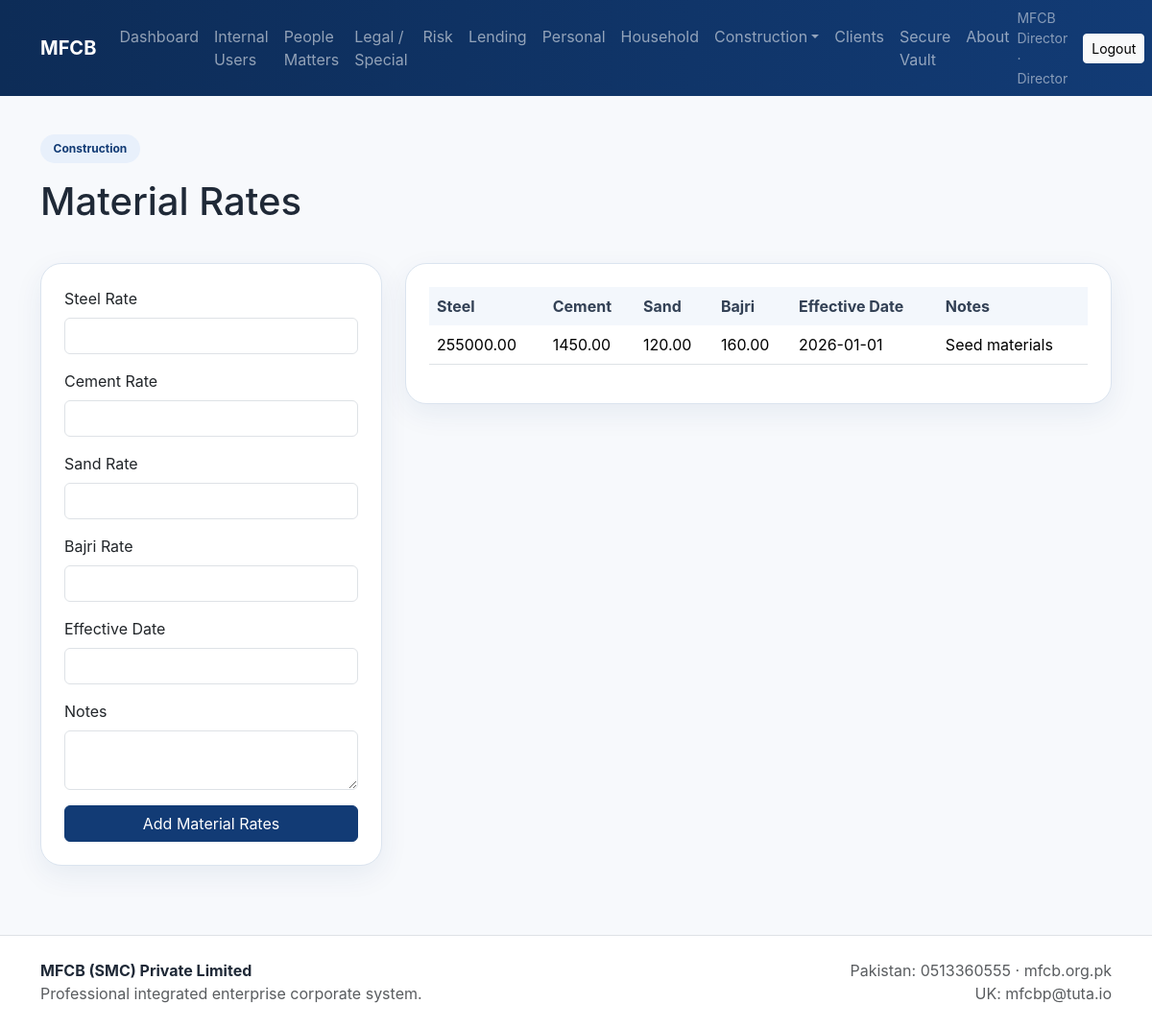
The page /material-rates (signed in) on the database its author committed.
### app.py (models this page shows, shortened)
class User(db.Model):
    id = db.Column(db.Integer, primary_key=True)
    full_name = db.Column(db.String(150), nullable=False)
    username = db.Column(db.String(80), unique=True, nullable=False, index=True)
    password_hash = db.Column(db.String(255), nullable=False)
    role = db.Column(db.String(30), nullable=False)
    is_active = db.Column(db.Boolean, default=True)
    client_profile_id = db.Column(db.Integer, db.ForeignKey("client_profile.id"), nullable=True)
    client_profile = db.relationship("ClientProfile", foreign_keys=[client_profile_id], backref="account_user", uselist=False)

class MaterialRate(db.Model):
    id = db.Column(db.Integer, primary_key=True)
    steel_rate = db.Column(db.Numeric(12,2), default=0)
    cement_rate = db.Column(db.Numeric(12,2), default=0)
    sand_rate = db.Column(db.Numeric(12,2), default=0)
    bajri_rate = db.Column(db.Numeric(12,2), default=0)
    effective_date = db.Column(db.String(30), default="")
    notes = db.Column(db.Text, default="")

### app.py (the view, shortened to what this page needs)
@app.route("/material-rates", methods=["GET", "POST"])
@login_required
def material_rates():
    user = current_user()
    if user.role not in ["director", "manager", "operator"]:
        abort(403)
    rates = MaterialRate.query.order_by(MaterialRate.id.desc()).all()
    return render_template("shared/material_rates.html", rates=rates)

### app.py (called while the page is built)
def current_user():
    uid = session.get("user_id")
    if not uid:
        return None
    return User.query.get(uid)

@app.context_processor
def inject_globals():
    return {"current_user": current_user(), "MODULES": MODULES, "decimal_to_str": decimal_to_str, "attribute": getattr}

def login_required(fn):
    from functools import wraps
    @wraps(fn)
    def wrapper(*args, **kwargs):
        if not current_user():
            flash("Please sign in first.", "danger")
            return redirect(url_for("access_portal"))
        return fn(*args, **kwargs)
    return wrapper

### templates/shared/material_rates.html (shortened to what this page needs)
{% extends 'base.html' %}
{% block content %}
<section class="container">
  <div class="page-header"><span class="badge badge-soft">Construction</span><h1 class="mt-3">Material Rates</h1></div>
  <div class="row g-4">
    <div class="col-lg-4">
      <div class="card soft-card"><div class="card-body">
        <form method="post" class="row g-3">
          {% for f in ['steel_rate','cement_rate','sand_rate','bajri_rate'] %}
          <div class="col-12"><label class="form-label">{{ f|replace('_', ' ')|title }}</label><input name="{{ f }}" type="number" step="0.01" class="form-control"></div>
          {% endfor %}
          <div class="col-12"><label class="form-label">Effective Date</label><input name="effective_date" class="form-control"></div>
          <div class="col-12"><label class="form-label">Notes</label><textarea name="notes" class="form-control"></textarea></div>
          <div class="col-12 d-grid"><button class="btn btn-primary">Add Material Rates</button></div>
        </form>
      </div></div>
    </div>
    <div class="col-lg-8">
      <div class="card soft-card"><div class="card-body table-responsive">
        <table class="table"><thead><tr><th>Steel</th><th>Cement</th><th>Sand</th><th>Bajri</th><th>Effective Date</th><th>Notes</th></tr></thead>
        <tbody>{% for r in rates %}<tr><td>{{ r.steel_rate }}</td><td>{{ r.cement_rate }}</td><td>{{ r.sand_rate }}</td><td>{{ r.bajri_rate }}</td><td>{{ r.effective_date }}</td><td>{{ r.notes }}</td></tr>{% endfor %}</tbody></table>
      </div></div>
    </div>
  </div>
</section>
{% endblock %}

### templates/base.html (shortened to what this page needs)
<!doctype html>
<html lang="en">
<head>
  <link href="https://cdn.jsdelivr.net/npm/bootstrap@5.3.3/dist/css/bootstrap.min.css" rel="stylesheet">
  <link href="{{ url_for('static', filename='css/style.css') }}" rel="stylesheet">
</head>
<body>
<nav class="navbar navbar-expand-lg navbar-dark mfcb-nav sticky-top">
  <div class="container">
    <a class="navbar-brand fw-bold" href="{{ url_for('home') }}">MFCB</a>
    <div class="collapse navbar-collapse" id="navbarsExample">
      {% if not current_user %}
      <ul class="navbar-nav me-auto mb-2 mb-lg-0">
        <li class="nav-item"><a class="nav-link" href="{{ url_for('home') }}">Home</a></li>
        <li class="nav-item"><a class="nav-link" href="{{ url_for('about') }}">About</a></li>
        <li class="nav-item"><a class="nav-link" href="{{ url_for('pakistan_real_estate') }}">Pakistan Real Estate</a></li>
        <li class="nav-item"><a class="nav-link" href="{{ url_for('pakistan_construction') }}">Pakistan Construction</a></li>
        <li class="nav-item"><a class="nav-link" href="{{ url_for('uk_real_estate_construction') }}">UK Real Estate & Construction</a></li>
        <li class="nav-item"><a class="nav-link" href="{{ url_for('projects') }}">Projects</a></li>
        <li class="nav-item"><a class="nav-link" href="{{ url_for('contact') }}">Contact</a></li>
        <li class="nav-item"><a class="nav-link" href="{{ url_for('access_portal') }}">Access Portal</a></li>
      </ul>
      {% else %}
      <ul class="navbar-nav me-auto mb-2 mb-lg-0">
        {% if current_user.role == 'director' %}
          <li class="nav-item"><a class="nav-link" href="{{ url_for('dashboard') }}">Dashboard</a></li>
          <li class="nav-item"><a class="nav-link" href="{{ url_for('internal_users') }}">Internal Users</a></li>
          <li class="nav-item"><a class="nav-link" href="{{ url_for('module_list', module_key='people') }}">People Matters</a></li>
          <li class="nav-item"><a class="nav-link" href="{{ url_for('module_list', module_key='legal') }}">Legal / Special</a></li>
          <li class="nav-item"><a class="nav-link" href="{{ url_for('module_list', module_key='risk') }}">Risk</a></li>
          <li class="nav-item"><a class="nav-link" href="{{ url_for('module_list', module_key='lending') }}">Lending</a></li>
          <li class="nav-item"><a class="nav-link" href="{{ url_for('module_list', module_key='personal') }}">Personal</a></li>
          <li class="nav-item"><a class="nav-link" href="{{ url_for('module_list', module_key='household') }}">Household</a></li>
          <li class="nav-item dropdown">
            <a class="nav-link dropdown-toggle" href="#" data-bs-toggle="dropdown">Construction</a>
          </li>
          <li class="nav-item"><a class="nav-link" href="{{ url_for('clients') }}">Clients</a></li>
          <li class="nav-item"><a class="nav-link" href="{{ url_for('secure_vault') }}">Secure Vault</a></li>
          <li class="nav-item"><a class="nav-link" href="{{ url_for('about_internal') }}">About</a></li>
        {% elif current_user.role == 'client' %}
          <li class="nav-item"><a class="nav-link" href="{{ url_for('client_portal') }}">Portal</a></li>
          <li class="nav-item"><a class="nav-link" href="{{ url_for('about_internal') }}">About</a></li>
        {% endif %}
      </ul>
      <div class="d-flex align-items-center gap-3">
        <span class="small text-white-50">{{ current_user.full_name }} · {{ current_user.role|title }}</span>
        <a class="btn btn-light btn-sm" href="{{ url_for('logout') }}">Logout</a>
      </div>
      {% endif %}
    </div>
  </div>
</nav>
<main class="py-4">
  {% block content %}{% endblock %}
</main>
<footer class="border-top py-4 mt-5 bg-white">
  <div class="container d-flex justify-content-between flex-wrap gap-2">
    <div>
      <strong>MFCB (SMC) Private Limited</strong><br>
      <span class="text-muted">Professional integrated enterprise corporate system.</span>
    </div>
    <div class="text-muted text-end">
      Pakistan: 0513360555 · mfcb.org.pk<br>
      UK: mfcbp@tuta.io
    </div>
  </div>
</footer>
</body>
</html>

### static/css/style.css (style rules this page uses)
:root { --mfcb-blue:#123b75; --mfcb-blue-dark:#0d2c57; --mfcb-light:#f4f7fb; --mfcb-border:#dbe4ef; --mfcb-text:#1f2937; }
body { background:#f7f9fc;color:var(--mfcb-text);font-family:Inter,Segoe UI,Arial,sans-serif }
.mfcb-nav { background:linear-gradient(90deg,var(--mfcb-blue-dark),var(--mfcb-blue)) }
.hero-card,.soft-card,.stat-card,.access-card,.info-box,.address-box { background:#fff;border:1px solid var(--mfcb-border);border-radius:22px;box-shadow:0 10px 30px rgba(18,59,117,.07) }
.soft-card .card-body { padding:1.5rem }
.page-header { padding:1rem 0 2rem }
.badge-soft { background:#e8f0fb;color:var(--mfcb-blue);padding:.55rem .85rem;border-radius:999px }
.btn-primary { background:var(--mfcb-blue);border-color:var(--mfcb-blue) }
.table thead th { background:#f3f7fc;color:#334155;border-bottom:none }
.table td,.table th { vertical-align:middle }

### rows shown on the page
User: full_name "MFCB Director", role "Director"
MaterialRate: steel_rate "255000.00", cement_rate "1450.00", sand_rate "120.00", bajri_rate "160.00", effective_date "2026-01-01", notes "Seed materials"

### other values the page prints
{{ f|replace('_', ' ')|title }} "Steel Rate" "Cement Rate" "Sand Rate" "Bajri Rate"
